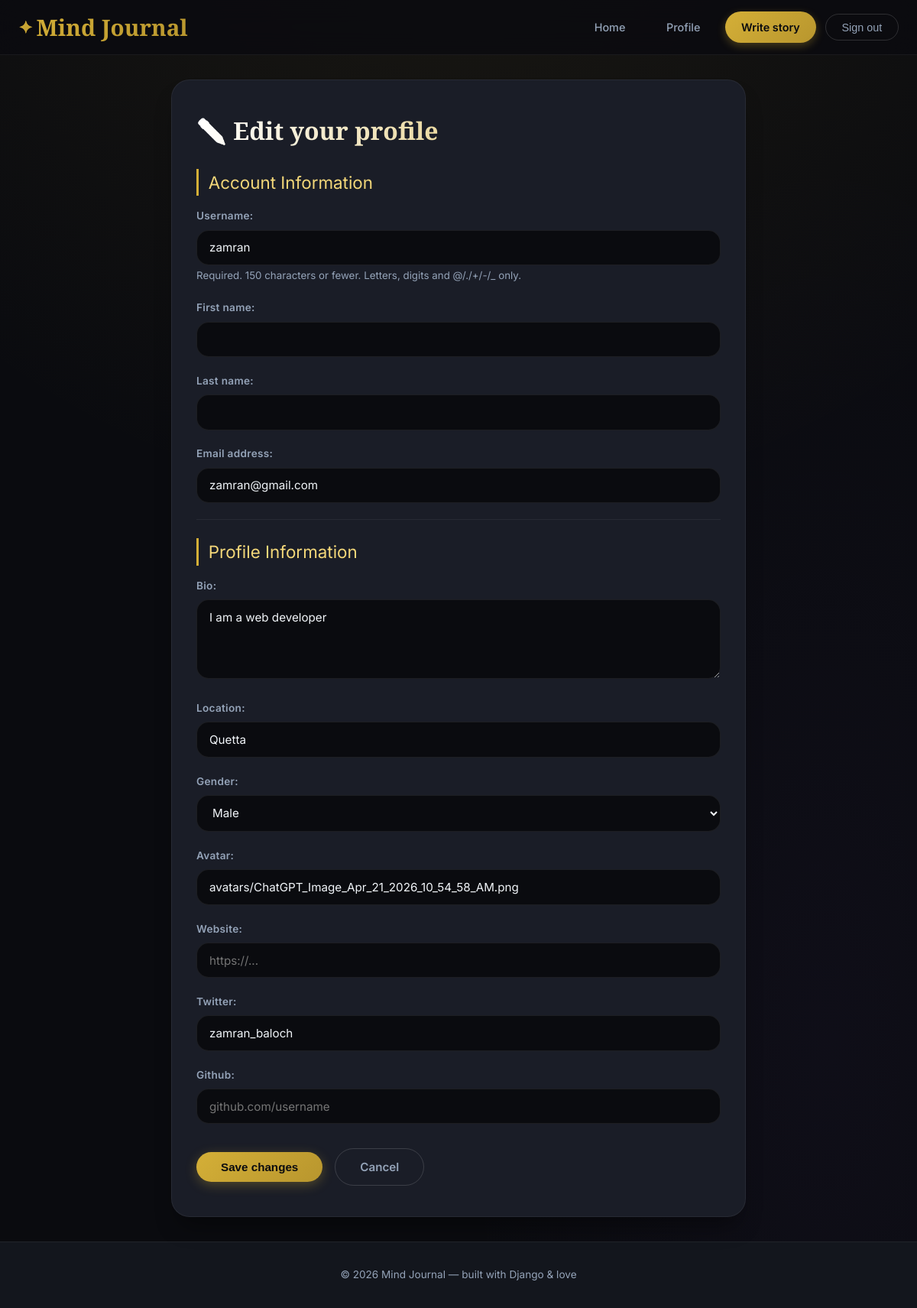
Page /profile/edit/ (signed in) on the earlier database version.
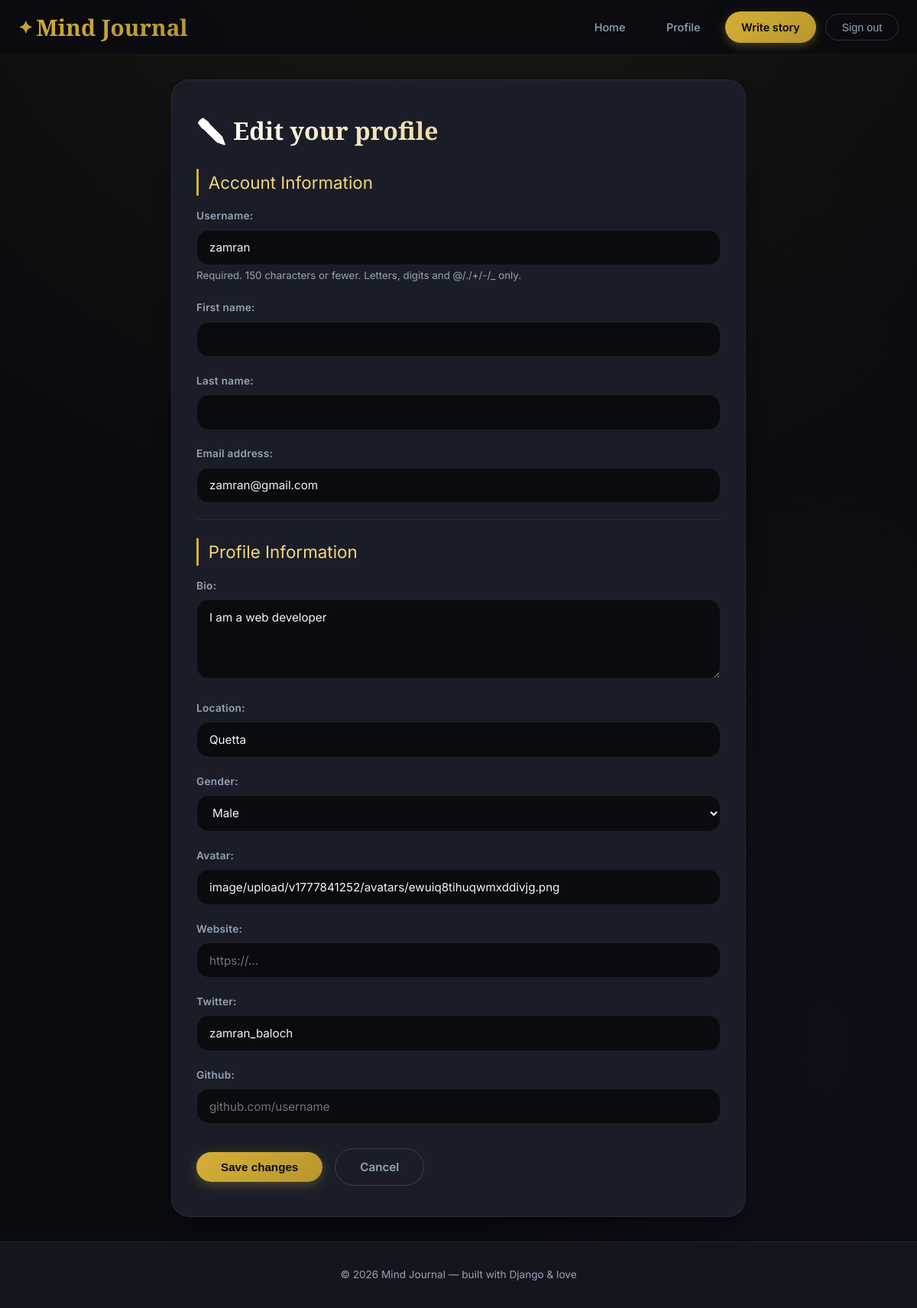
Same page on the later database version.
### blog/models.py (models this page shows, shortened)
class Profile(models.Model):
    GENDER_CHOICES = (
        ('', 'Prefer not to say'),
        ('M', 'Male'),
        ('F', 'Female'),
        ('O', 'Other'),
    )
    user = models.OneToOneField(User, on_delete=models.CASCADE, related_name='profile')
    bio = models.TextField(max_length=500, blank=True, null=True)
    location = models.CharField(max_length=100, blank=True, null=True)
    gender = models.CharField(max_length=1, choices=GENDER_CHOICES, blank=True, default='')
    avatar = CloudinaryField('avatar', blank=True, null=True, folder='avatars')
    website = models.URLField(blank=True, null=True)
    twitter = models.CharField(max_length=100, blank=True, null=True)
    github = models.CharField(max_length=100, blank=True, null=True)
    joined_at = models.DateTimeField(auto_now_add=True)

### blog/views.py (the view)
# urls.py: path('profile/edit/', views.edit_profile, name='edit_profile'),
@login_required
def edit_profile(request):
    if request.method == 'POST':
        user_form = UserForm(request.POST, instance=request.user)
        profile_form = ProfileForm(request.POST, request.FILES, instance=request.user.profile)
        if user_form.is_valid() and profile_form.is_valid():
            user_form.save()
            profile_form.save()
            messages.success(request, 'Your profile has been updated!')
            return redirect('profile', username=request.user.username)
    else:
        user_form = UserForm(instance=request.user)
        profile_form = ProfileForm(instance=request.user.profile)
    return render(request, 'blog/edit_profile.html', {
        'user_form': user_form,
        'profile_form': profile_form,
    })

### blog/forms.py
class UserForm(forms.ModelForm):
    class Meta:
        model = User
        fields = ['username', 'first_name', 'last_name', 'email']

class ProfileForm(forms.ModelForm):
    class Meta:
        model = Profile
        fields = ['bio', 'location', 'gender', 'avatar', 'website', 'twitter', 'github']
        widgets = {
            'bio': forms.Textarea(attrs={'rows': 4, 'placeholder': 'Tell something about yourself...'}),
            'website': forms.URLInput(attrs={'placeholder': 'https://...'}),
            'twitter': forms.TextInput(attrs={'placeholder': '@username'}),
            'github': forms.TextInput(attrs={'placeholder': 'github.com/username'}),
            'gender': forms.Select(choices=Profile.GENDER_CHOICES),
        }

### blog/templates/blog/edit_profile.html (shortened to what this page needs)
<!DOCTYPE html>
<html lang="en">
<head>
</head>
<body>
<nav class="navbar">
    <div class="nav-inner">
        <div class="logo"><a href="{% url 'blog-home' %}">Mind Journal</a></div>
        <div class="nav-links">
            <a href="{% url 'blog-home' %}">Home</a>
            {% if user.is_authenticated %}
                <a href="{% url 'profile' user.username %}">Profile</a>
                <a href="{% url 'post-create' %}" class="btn-primary">Write story</a>
                <form action="{% url 'logout' %}" method="post" style="margin:0">
                    <button type="submit" class="btn-outline">Sign out</button>
                </form>
            {% else %}
                <a href="{% url 'login' %}" class="btn-outline">Sign in</a>
            {% endif %}
        </div>
    </div>
</nav>
<main class="container">
    <div class="form-card">
        <h1>✏️ Edit your profile</h1>
        <form method="post" enctype="multipart/form-data">
            <div class="section-title">Account Information</div>
            {% for field in user_form %}
                <div class="form-group">
                    {{ field.label_tag }}
                    {{ field }}
                    {% if field.help_text %}
                        <small style="color: var(--text-secondary); display: block; margin-top: 0.2rem;">{{ field.help_text }}</small>
                    {% endif %}
                </div>
            {% endfor %}
            <hr>
            <div class="section-title">Profile Information</div>
            {% for field in profile_form %}
                <div class="form-group">
                    {{ field.label_tag }}
                    {{ field }}
                </div>
            {% endfor %}
            <div class="form-actions">
                <button type="submit" class="btn-save">Save changes</button>
                <a href="{% url 'profile' user.username %}" class="btn-cancel">Cancel</a>
            </div>
        </form>
    </div>
</main>
<footer class="footer">
    <p>© 2026 Mind Journal — built with Django & love</p>
</footer>
</body>
</html>

Differences in the rows shown:
changed Profile "I am a web developer": avatar "avatars/ChatGPT_Image_Apr_21_2026_10_54_58_AM.png" → "image/upload/v1777841252/avatars/ewuiq8tihuqwmxddivjg.png"
